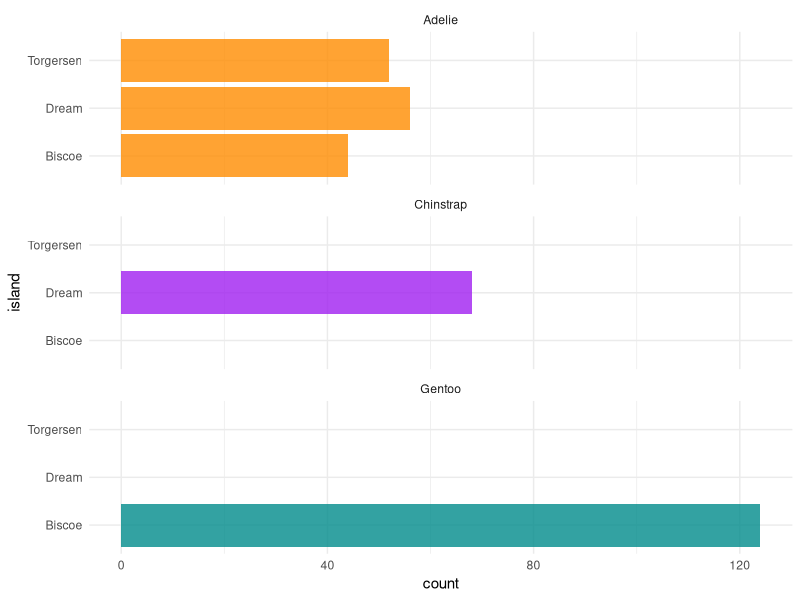
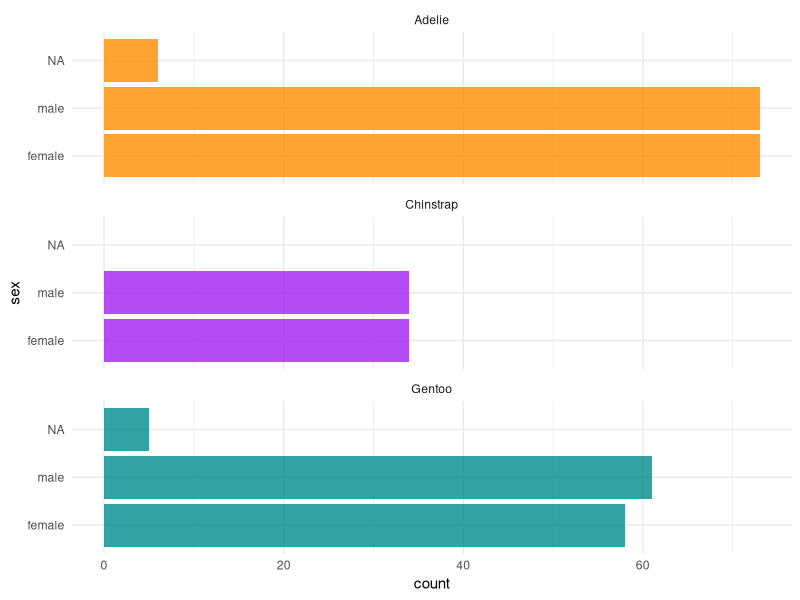
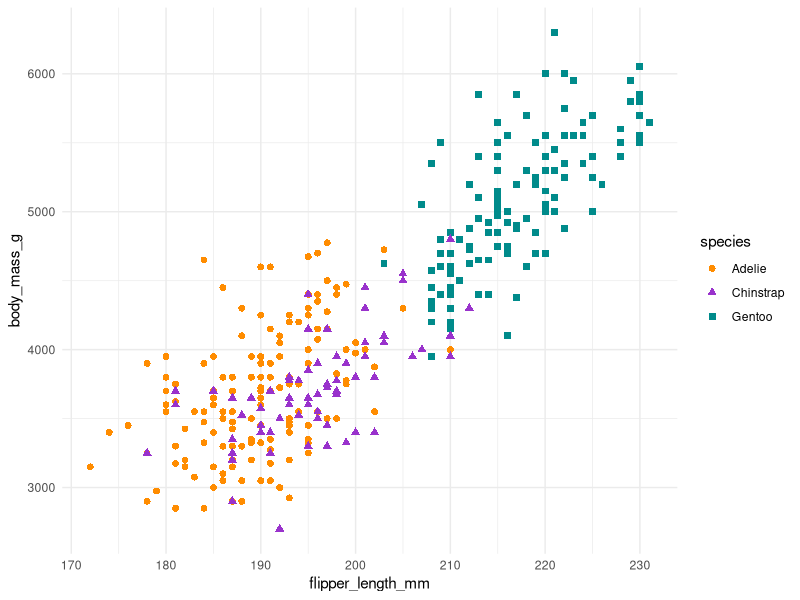
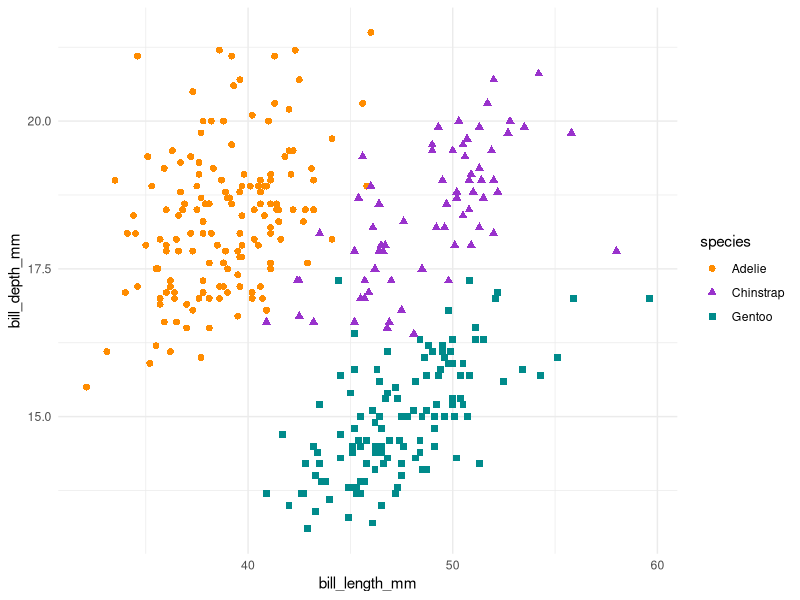
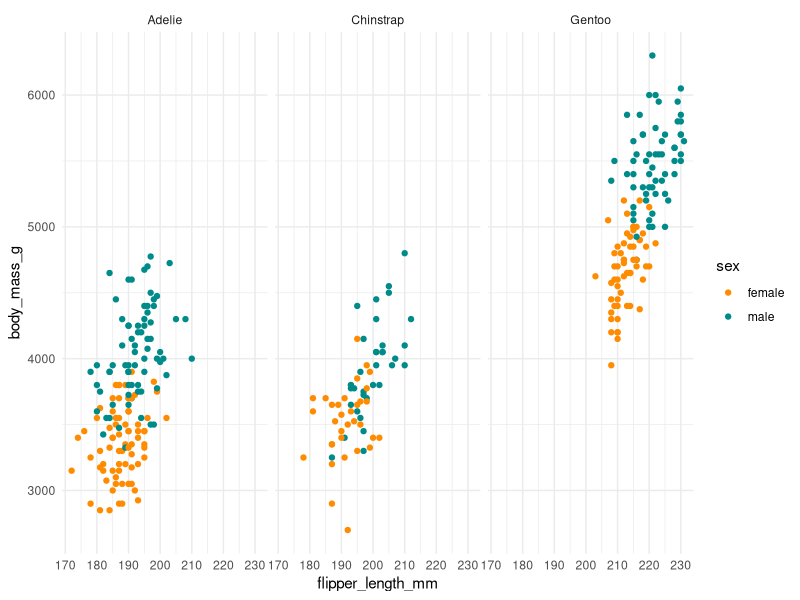
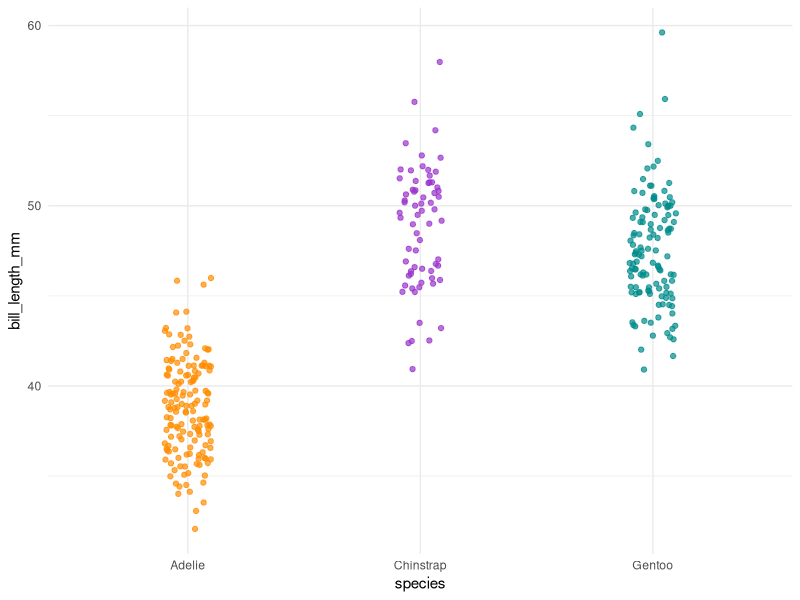
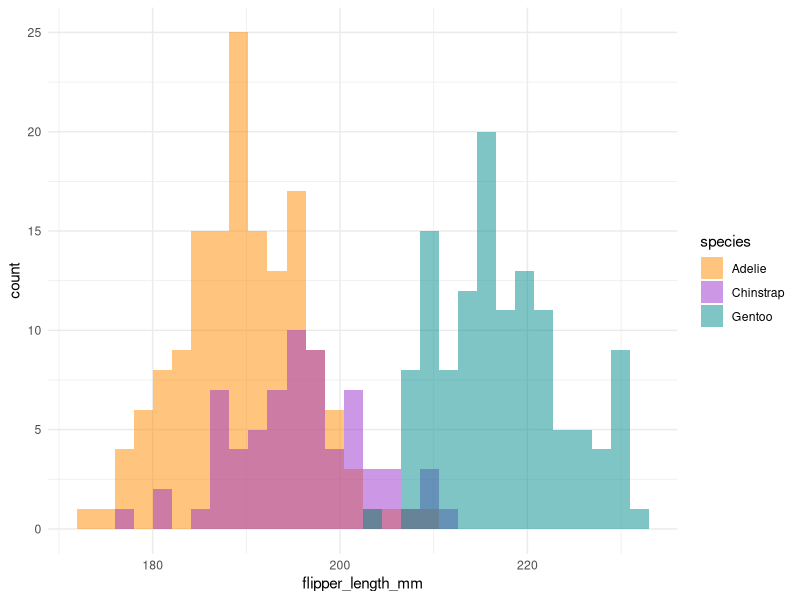

Reproduce these figures in R, in order.
## ---- chunk 1
knitr::opts_chunk$set(
  collapse = TRUE,
  comment = "#>",
  warning = FALSE,
  message = FALSE,
  out.width = "100%"
)
## ---- chunk 2
library(palmerpenguins)
library(dplyr)
library(ggplot2)
theme_set(theme_minimal())
## ---- chunk 3
glimpse(penguins)
## ---- chunk 4
penguins %>%
  dplyr::select(where(is.factor)) %>% 
  glimpse()
## ---- chunk 5
# Count penguins for each species / island
penguins %>%
  count(species, island, .drop = FALSE)
## ---- chunk 6
ggplot(penguins, aes(x = island, fill = species)) +
  geom_bar(alpha = 0.8) +
  scale_fill_manual(values = c("darkorange","purple","cyan4"), 
                    guide = FALSE) +
  theme_minimal() +
  facet_wrap(~species, ncol = 1) +
  coord_flip()
## ---- chunk 7
# Count penguins for each species / sex
penguins %>%
  count(species, sex, .drop = FALSE)
## ---- chunk 8
ggplot(penguins, aes(x = sex, fill = species)) +
  geom_bar(alpha = 0.8) +
  scale_fill_manual(values = c("darkorange","purple","cyan4"), 
                    guide = FALSE) +
  theme_minimal() +
  facet_wrap(~species, ncol = 1) +
  coord_flip()
## ---- chunk 9
penguins %>%
  dplyr::select(body_mass_g, ends_with("_mm")) %>% 
  glimpse()
## ---- chunk 10
# Scatterplot example 1: penguin flipper length versus body mass
ggplot(data = penguins, aes(x = flipper_length_mm, y = body_mass_g)) +
  geom_point(aes(color = species, 
                 shape = species),
             size = 2) +
  scale_color_manual(values = c("darkorange","darkorchid","cyan4")) 

# Scatterplot example 2: penguin bill length versus bill depth
ggplot(data = penguins, aes(x = bill_length_mm, y = bill_depth_mm)) +
  geom_point(aes(color = species, 
                 shape = species),
             size = 2)  +
  scale_color_manual(values = c("darkorange","darkorchid","cyan4"))
## ---- chunk 11
ggplot(penguins, aes(x = flipper_length_mm,
                     y = body_mass_g)) +
  geom_point(aes(color = sex)) +
  scale_color_manual(values = c("darkorange","cyan4"), 
                     na.translate = FALSE) +
  facet_wrap(~species)
## ---- chunk 12
# Jitter plot example: bill length by species
ggplot(data = penguins, aes(x = species, y = bill_length_mm)) +
  geom_jitter(aes(color = species),
              width = 0.1, 
              alpha = 0.7,
              show.legend = FALSE) +
  scale_color_manual(values = c("darkorange","darkorchid","cyan4"))

# Histogram example: flipper length by species
ggplot(data = penguins, aes(x = flipper_length_mm)) +
  geom_histogram(aes(fill = species), alpha = 0.5, position = "identity") +
  scale_fill_manual(values = c("darkorange","darkorchid","cyan4"))
